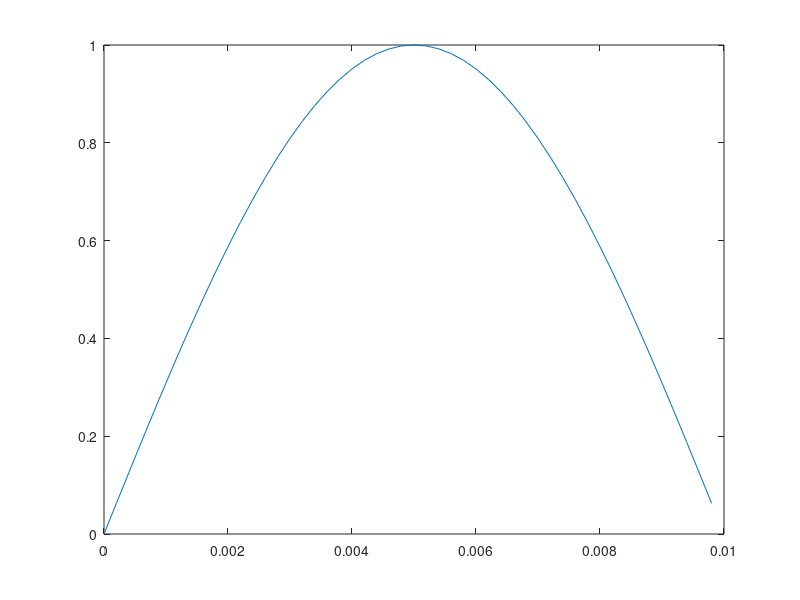
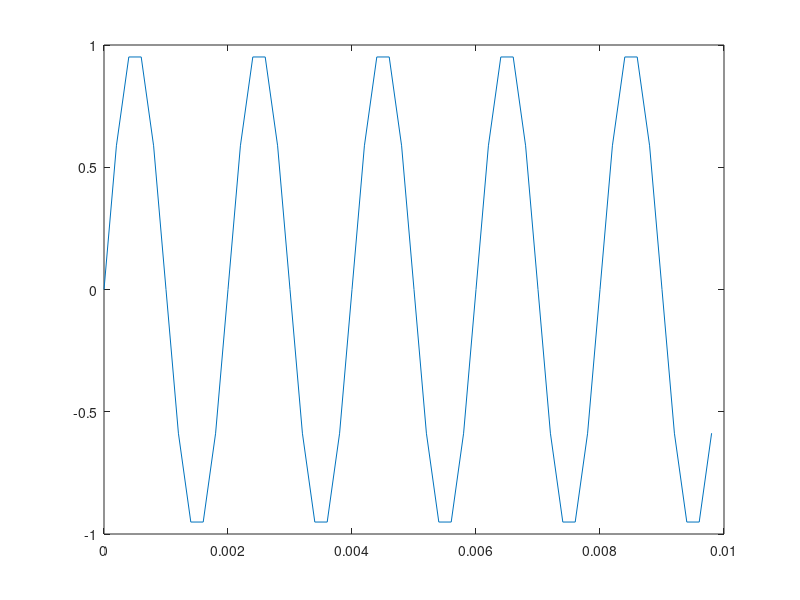
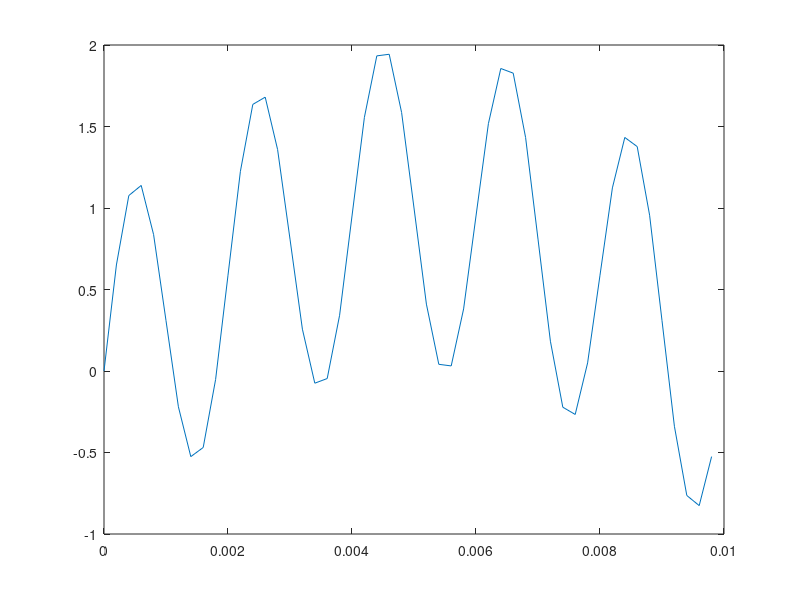
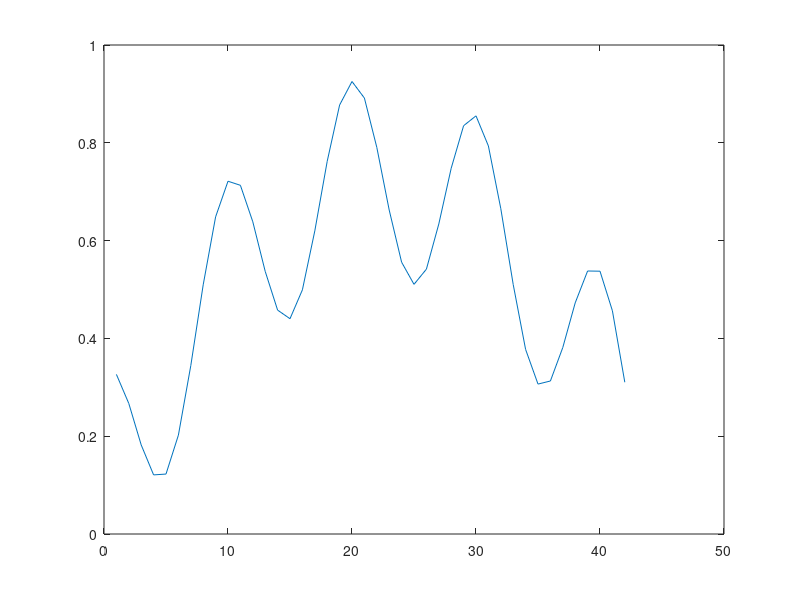

The MATLAB script that drew these images, in order:
%
pkg load control;
pkg load signal;
clear all;
clc
close all;
% Sine wave 50Hz
fs = 5000; %500Hz sampling frequency
f1 = 50;
t1 = (0:49)/fs;
x1 = sin(2*pi*f1*t1);
figure(1)
plot(t1,x1)
%Sine wave 250Hz
fs = 5000; %500Hz sampling frequency
f2 = 500;
t2 = (0:49)/fs;
x2 = sin(2*pi*f2*t2);
figure(2)
plot(t2,x2)
%
x = x1+x2;
figure(3)
plot(t1,x)
% 50Hz and 100Hz sines - 0.5pi FIR
%y_tiva = [0.0830183625, -0.160348147,	0.160348147, -0.0830183551, -1.10824668, -1.71016264, -0.845282435, 0.845282376, 1.71016264, 1.10824668, 0.0830183625, -0.160348147, 0.160348147, -0.0830183551, -1.10824668, -1.71016264, -0.845282435, 0.845282376, 1.71016264, 1.10824668, 0.0830183625, -0.160348147, 0.160348147, -0.0830183551, -1.10824668, -1.71016264, -0.845282435, 0.845282376, 1.71016264, 1.10824668, 0.0830183625, -0.160348147, 0.160348147, -0.0830183551, -1.10824668, -1.71016264, -0.845282435, 0.845282376, 1.71016264, 1.10824668, 0.0830183625, -0.160348147]
% 50Hz and 100Hz sines - 0.1pi FIR
% y_tiva = [0.171442151, 0.288375646, 0.264664292, 0.379414797, 0.406446725, 0.431877196, 0.541824698, 0.510124147, 0.615917444, 0.633060515, 0.647706151, 0.74601388, 0.701867819, 0.79445982, 0.797697246, 0.797789037, 0.880954027, 0.821133316, 0.897576809, 0.884256721, 0.867448449, 0.93343842, 0.856236815, 0.915162683, 0.88425684, 0.849862576, 0.89833492, 0.803752422, 0.84550339, 0.797697306, 0.746746182, 0.779070377, 0.668810785, 0.695415914, 0.633055985, 0.568201602, 0.58732605, 0.464622855, 0.479593068, 0.40645054, 0.331704646, 0.341869771]
% 50Hz and 2000Hz sines - 0.1pi FIR
%y_tiva = [0.131896734, 0.245964587, 0.203071892, 0.315367818, 0.330012143, 0.343354523, 0.451748461, 0.402370155, 0.507393599, 0.514007092, 0.518592298, 0.617536902, 0.55805546, 0.652361393, 0.647685647, 0.640453696, 0.727100909, 0.654889584, 0.736082971, 0.717964709, 0.69701308, 0.76971668, 0.683393717, 0.750363469, 0.717964709, 0.682732701, 0.741212547, 0.640777946, 0.693804026, 0.647685528, 0.599010229, 0.64437747, 0.531213045, 0.571941733, 0.514006138, 0.454042286, 0.488693058, 0.365425587, 0.396705866, 0.33001399, 0.262018561, 0.289395899];
% 50Hz and 500Hz sines - 01pi FIR
y_tiva = [0.32638225, 0.266901612, 0.182136849, 0.120884188, 0.122589283, 0.202220365, 0.344489425, 0.50962919, 0.648527801, 0.721430838, 0.71307683, 0.638472915, 0.537119389, 0.457876861, 0.440261841, 0.499319494, 0.619841874, 0.762148559, 0.877217174, 0.925388455, 0.891497612, 0.790652692, 0.662457705, 0.555878997, 0.510541022, 0.541598499, 0.633953452, 0.748036861, 0.834938288, 0.855109274, 0.793494761, 0.665313482, 0.510276973, 0.377457142, 0.306582421, 0.312908113, 0.381434053, 0.472684622, 0.537840068, 0.537436903, 0.456502199, 0.310330927]
figure(4)
plot(y_tiva)